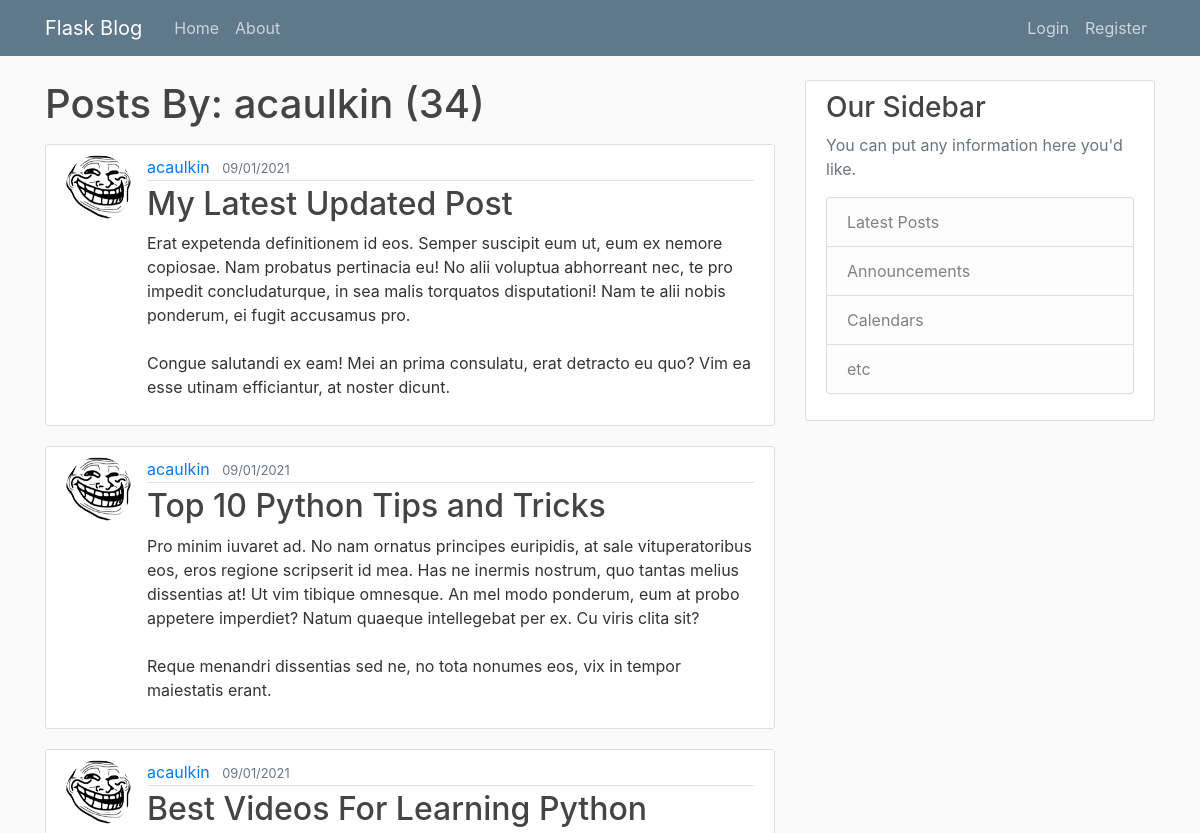
Page /user/acaulkin (upper part) on the earlier database version.
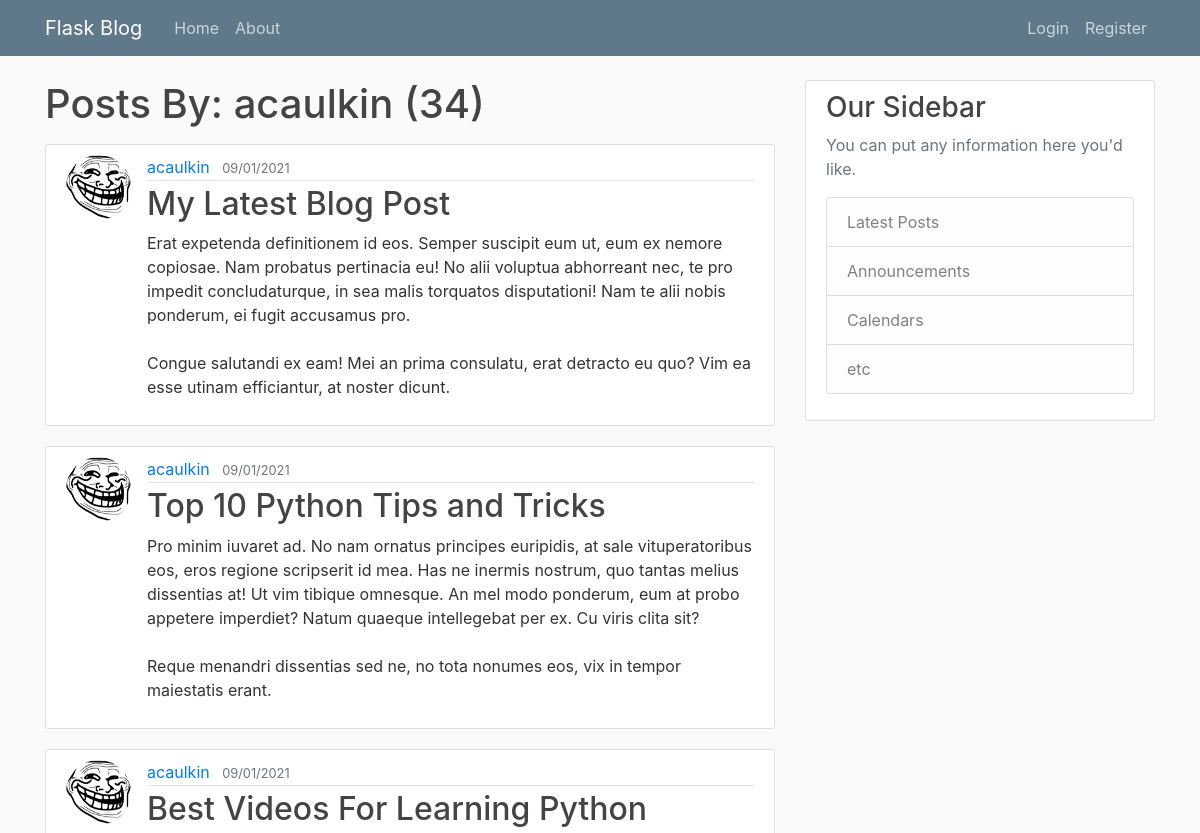
Same page on the later database version.
### flaskblog/models.py (models this page shows, shortened)
class Post(db.Model):
    id = db.Column(db.Integer, primary_key = True)
    title = db.Column(db.String(100), nullable = False)
    date_posted = db.Column(db.DateTime, nullable = False, default = datetime.utcnow)
    content = db.Column(db.Text, nullable = False)
    user_id = db.Column(db.Integer, db.ForeignKey('user.id'), nullable = False)

class User(db.Model, UserMixin):
    id = db.Column(db.Integer, primary_key = True)
    username = db.Column(db.String(20), unique = True, nullable = False)
    email = db.Column(db.String(120), unique = True, nullable = False)
    image_file = db.Column(db.String(20), nullable = False, default = 'default.jpg')
    password =  db.Column(db.String(60), nullable = False)
    posts = db.relationship('Post', backref = 'author', lazy = True)

### flaskblog/users/routes.py (the view)
@users.route('/user/<string:username>')
def user_posts(username):
    page = request.args.get('page', 1, type=int)
    user = User.query.filter_by(username=username).first_or_404()
    posts = Post.query.filter_by(author=user)\
        .order_by(Post.date_posted.desc())\
        .paginate(page=page, per_page=5)
    return render_template('user_posts.html', posts=posts, user=user)

### flaskblog/templates/user_posts.html (shortened to what this page needs)
{% extends "layout.html" %}
{% block content %}
    <h1 class="mb-3">Posts By: {{ user.username }} ({{ posts.total }})</h1>
    {% for post in posts.items %}
    <article class="media content-section">
      <img class="rounded-circle article-img" src="{{ url_for('static', filename='profile_pics/' + post.author.image_file) }}">
        <div class="media-body">
          <div class="article-metadata">
            <a class="mr-2" href="{{ url_for('users.user_posts', username=post.author.username) }}">{{ post.author.username }}</a>
            <small class="text-muted">{{ post.date_posted.strftime('%d/%m/%Y') }}</small>
          </div>
          <h2><a class="article-title" href="{{ url_for('posts.post', post_id=post.id) }}">{{ post.title }}</a></h2>
          <p class="article-content">{{ post.content }}</p>
        </div>
      </article>
    {% endfor %}
{% endblock content%}

Differences in the rows shown:
changed Post: title "My Latest Updated Post" → "My Latest Blog Post"
